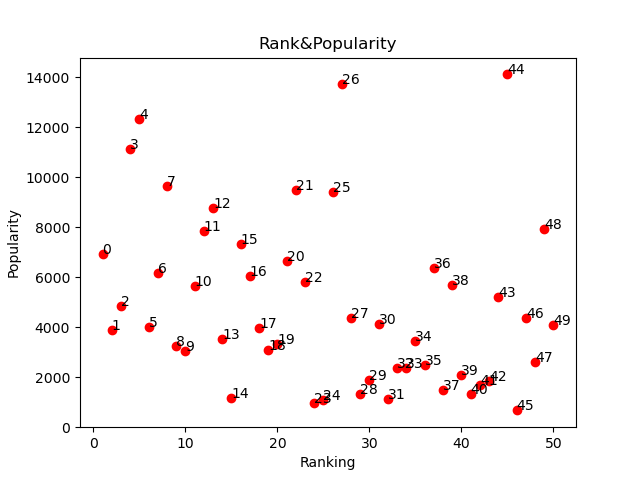

This chart was generated by the following Python code:
import pandas as pd
import numpy as np
from numpy import *
import matplotlib.pyplot as plt

df = pd.read_csv('Ex_Final.csv', nrows=50)
alt = array(df[['ranking', 'score_num', 'chinese_name']])

x0 = []
y0 = []
label = []
print(alt)
for a in alt:
    x0.append(a[0])
    y0.append(a[1])
    label.append(a[2])

x0, y0 = array(x0), array(y0)

fig, ax = plt.subplots()
ax.scatter(x0, y0, c='r')
n = np.arange(50)
for i, label in enumerate(n):
    ax.annotate(label, (x0[i], y0[i]))

plt.xlabel('Ranking')
plt.ylabel('Popularity')
plt.title('Rank&Popularity')
plt.show()
